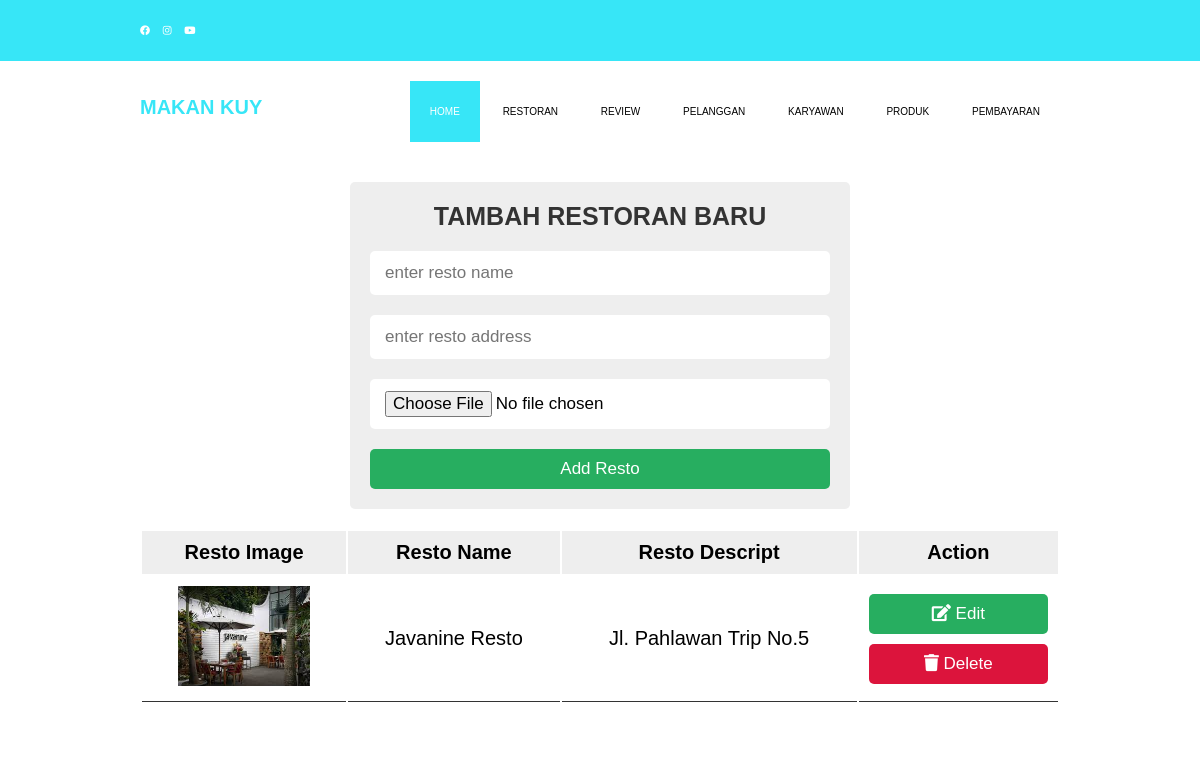
The app's page /resto/page.php with its own data.
### tables this page shows
CREATE TABLE `resto` (
  `id` int(50) NOT NULL,
  `name` varchar(255) NOT NULL,
  `descript` varchar(255) NOT NULL,
  `image` varchar(255) NOT NULL
);

### resto/page.php (the view, shortened to what this page needs)
<?php
@include 'configure.php';
?>
<!DOCTYPE html>
<html lang="en">
<head>
   <link rel="stylesheet" href="https://cdnjs.cloudflare.com/ajax/libs/font-awesome/5.15.4/css/all.min.css">
   <link rel="stylesheet" href="../css/style.css">
   <link rel="stylesheet" type="text/css" href="../Online-Shop/css/style.css">
	<link rel="stylesheet" type="text/css" href="https://cdnjs.cloudflare.com/ajax/libs/font-awesome/5.15.3/css/all.min.css">
</head>
<div class="medsos">
		<div class="container">
			<ul>
				<li><a href="#"><i class="fab fa-facebook"></i></a></li>
				<li><a href="#"><i class="fab fa-instagram"></i></a></li>
				<li><a href="#"><i class="fab fa-youtube"></i></a></li>
			</ul>
		</div>
	</div>
	<header>
		<div class="container">
		<h1><a href="index.html"></a>MAKAN KUY</h1>
		<ul>
		<li class="active"><a href="index.html">HOME</a></li>
			<li><a href="../resto/page.php">RESTORAN</a></li>
			<li><a href="../rewiew/review.php">REVIEW</a></li>
			<li><a href="../pelanggan/index2.php">PELANGGAN</a></li>
			<li><a href="../data/index.php">KARYAWAN</a></li>
			<li><a href="../admin_page.php">PRODUK</a></li>
			<li><a href="../pembayaran/bayar.php">PEMBAYARAN</a></li>
		</ul>
		</div>
	</header>
<body>
<div class="container">
   <div class="admin-product-form-container">
      <form action="<?php $_SERVER['PHP_SELF'] ?>" method="post" enctype="multipart/form-data">
         <h3>Tambah Restoran Baru</h3>
         <input type="text" placeholder="enter resto name" name="product_name" class="box">
         <input type="text" placeholder="enter resto address" name="product_descript" class="box">
         <input type="file" accept="image/png, image/jpeg, image/jpg" name="product_image" class="box">
         <input type="submit" class="btn" name="add_product" value="add resto">
      </form>
   </div>
   <?php
   $select = mysqli_query($conn, "SELECT * FROM resto");
   ?>
   <div class="product-display">
      <table class="product-display-table">
         <thead>
         <tr>
            <th>resto image</th>
            <th>resto name</th>
            <th>resto descript</th>
            <th>action</th>
         </tr>
         </thead>
         <?php while($row = mysqli_fetch_assoc($select)){ ?>
         <tr>
            <td><img src="uploaded_img/<?php echo $row['image']; ?>" height="100" alt=""></td>
            <td><?php echo $row['name']; ?></td>
            <td><?php echo $row['descript']; ?></td>
            <td>
               <a href="update.php?edit=<?php echo $row['id']; ?>" class="btn"> <i class="fas fa-edit"></i> edit </a>
               <a href="page.php?delete=<?php echo $row['id']; ?>" class="btn"> <i class="fas fa-trash"></i> delete </a>
            </td>
         </tr>
      <?php } ?>
      </table>
   </div>
</div>
</body>
</html>

### css/style.css (style rules this page uses)
:root { --green:#27ae60; --black:#333; --white:#fff; --bg-color:#eee; --box-shadow:0 .5rem 1rem rgba(0,0,0,.1); --border:.1rem solid var(--black); }
* { font-family: 'Poppins', sans-serif; margin:0; padding:0; box-sizing: border-box; outline: none; border:none; text-decoration: none; text-transform: capitalize; }
html { font-size: 62.5%; overflow-x: hidden; }
.btn { display: block; width: 100%; cursor: pointer; border-radius: .5rem; margin-top: 1rem; font-size: 1.7rem; padding:1rem 3rem; background: var(--green); color:var(--white); text-align: center; }
.container { max-width: 1200px; padding:2rem; margin:0 auto; }
.admin-product-form-container form { max-width: 50rem; margin:0 auto; padding:2rem; border-radius: .5rem; background: var(--bg-color); }
.admin-product-form-container form h3 { text-transform: uppercase; color:var(--black); margin-bottom: 1rem; text-align: center; font-size: 2.5rem; }
.admin-product-form-container form .box { width: 100%; border-radius: .5rem; padding:1.2rem 1.5rem; font-size: 1.7rem; margin:1rem 0; background: var(--white); text-transform: none; }
.product-display { margin:2rem 0; }
.product-display .product-display-table { width: 100%; text-align: center; }
.product-display .product-display-table thead { background: var(--bg-color); }
.product-display .product-display-table th { padding:1rem; font-size: 2rem; }
.product-display .product-display-table td { padding:1rem; font-size: 2rem; border-bottom: var(--border); }
.product-display .product-display-table .btn:first-child { margin-top: 0; }
.product-display .product-display-table .btn:last-child { background: crimson; }

### Online-Shop/css/style.css (style rules this page uses)
* { padding: 0; margin-top: 0; font-family: sans-serif; }
a { color: inherit; text-decoration: none; }
.medsos { padding: 5px 0; background-color: #37E6F7; }
.medsos ul li { display: inline-block; color: white; margin-right: 10px; }
.container { width: 80%; margin: 0 auto; }
.container:after { content: " "; display: block; clear: both; }
header h1 { float: left; padding: 15px 0px; color: #37E6F7; }
header ul { float: right; }
header ul li { display: inline-block; }
header ul li a { padding: 25px 20px; display: inline-block; }
.active { background-color: #37E6F7; color: #fff; }

### records on screen
resto: image (picture), name "Javanine Resto", descript "Jl. Pahlawan Trip No.5"
